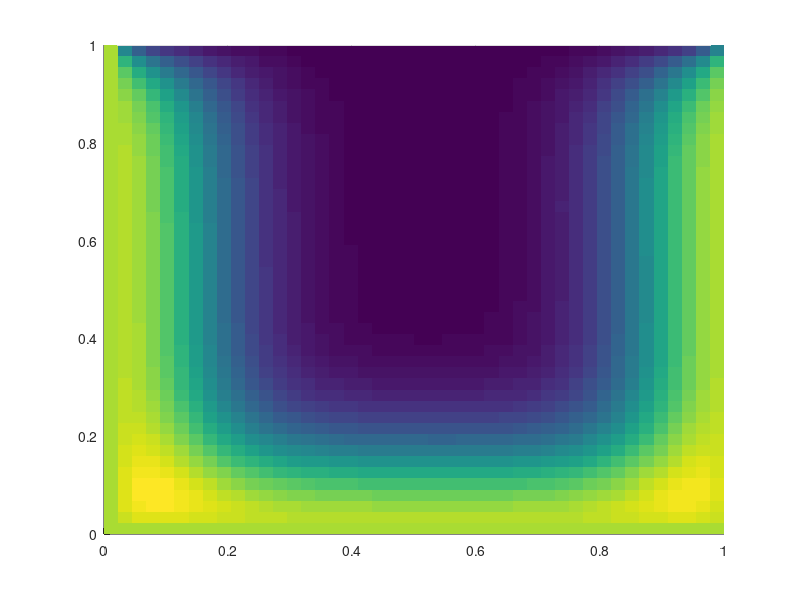

Source code (MATLAB):
%test_problem_3.m written 4-2-16 by JTN to run test problem 4 of Thackham
%2009 work -- simulate 2 D diffusion-convection problem with
%chemoattractant

%need to fix y=1 boundary.

%should work to simplify process of calculating velocity, location where
%positive and negative velocity occur... external functions?

%Simplify calculation of sensors... definitely should used external
%functions

clear all; clc

%initialization, parameters

n = 45;
dt = 1e-3;
x = linspace(0,1,n);
y = linspace(0,1,n);
[X,Y] = meshgrid(x,y);
dx = x(2) - x(1);
dy = y(2) - y(1);
t = 0:dt:1;
xn = length(x);
yn = length(y);
tn = length(t);

Dx = 1e-2;
Dy = 1e-2;
chix = 0.5;
chiy = 0.5;

l1 = 1e-3;
a0 = 1;
phi0 = 10;

Dx_c = Dx*dt/dx^2;
Dy_c = Dy*dt/dy^2;

Vx_c = chix*dt/dx;
Vy_c = chiy*dt/dy;

x0 = 0.5;
y0 = 0.5;

a = @(x,y) a0*exp(-(x-1/2).^2 - (y-1).^2);

%%%%%%       computing velocities %%%%%%%%%%%%%%%% 
%%%% should this section become its own function? A bit large. %%%%%%%

a_x = diff(a(X,Y),1,1); %x-diff
a_y = diff(a(X,Y),1,2); %y-diff

%compute velocity for interior points
ve = a_x(2:end,2:end-1); %v_w = a_i,j - a_i-1,j. Excluding y boundary points
vw = a_x(1:end-1,2:end-1); %v_e = a_i+1,j - a_i,j

vs =  a_y(2:end-1,1:end-1);%(v_s = a_i,j - a_i,j-1
vn =  a_y(2:end-1,2:end);%v_n = a_i,j+1 - a_i,j

vw = vw(:);
vn = vn(:);
vs = vs(:);
ve = ve(:);

%where are interior velocities positive / negative
Vx_pos_loc = mean([vw ve],2)>= 0;
Vx_neg_loc = mean([vw ve],2) < 0;

Vy_pos_loc = mean([vn vs],2)>= 0;
Vy_neg_loc = mean([vn vs],2) < 0;

%compute velocities at neg, pos points
vw_x_pos = Vx_c*vw(Vx_pos_loc);
ve_x_pos = Vx_c*ve(Vx_pos_loc);

vw_x_neg = Vx_c*vw(Vx_neg_loc);
ve_x_neg = Vx_c*ve(Vx_neg_loc);

vs_y_pos = Vy_c*vs(Vy_pos_loc);
vn_y_pos = Vy_c*vn(Vy_pos_loc);

vs_y_neg = Vy_c*vs(Vy_neg_loc);
vn_y_neg = Vy_c*vn(Vy_neg_loc);

%%%%%%%%%%%%%%%%%%%%%%%%%%%%%%%%%%%%%%%%%%%%%%%%%%%%%%%%%%%%%%%%%%%%%%

theta = 0.5;

%specify boundary nodes
xbd_0 = 1:yn;
xbd_1 = yn*(xn-1)+1:xn*yn;

xbd = union(xbd_0,xbd_1);

ybd_0 = 1:xn:yn*(xn-1)+1;
ybd_1 = yn:yn:xn*yn;

ybd = union(ybd_0,ybd_1);

bd = union(xbd,ybd);

%indices for r_s in computation.
y_ind_1 = 1:yn-2:(xn-2)*(yn-2);
y_ind_nm1 = yn-2:yn-2:(xn-2)*(yn-2);

%specify interior points
xy_int = 1:xn*yn;

xy_int(bd) = [];

%initial condition
IC = @(x,y) phi0*(x==0) + phi0*(x==1) + phi0*(y==0);


%boundary conditions

BC_x_0 = @(y,t) phi0*ones(length(y),1);
BC_x_1 = @(y,t) phi0*ones(length(y),1);
BC_y_0 = @(x,t) phi0*ones(length(x),1);
BC_y_1 = @(x,t) zeros(length(x),1);

%sigma for flux limiters
sigma = @(r) (r+abs(r))./(1+abs(r));

%initialize
u = zeros(yn*xn,tn);
u0 = IC(X,Y);
u0(u0==2*phi0) = phi0;
u(:,1) = u0(:);


%sparse matrix as a function for computation

A_pos = @(se,sw,D,ve,vw,ind,dn) sparse([ind ind ind],[ind-dn ind ind+dn],[(-D+-vw+vw.*sw/2); ...
    (2*D+ve-ve.*se/2-vw.*sw/2); (-D+ve.*se/2)],xn*yn,xn*yn);

A_neg = @(se,sw,D,ve,vw,ind,dn) sparse([ind ind ind],[ind-dn ind ind+dn],[(-D-vw.*sw/2); ...
    (2*D+ve.*se/2+vw.*sw/2-vw); (-D+ve-ve.*se/2)],xn*yn,xn*yn);


tic

for i = 2:tn
    
    
    %set BC
    u(xbd_0,i) = BC_x_0(y,t(i));
    u(xbd_1,i) = BC_x_1(y,t(i));
    
    u(ybd_0,i) = BC_y_0(x,t(i));
    u(ybd_1,i) = BC_y_1(x,t(i));
        

    %get Ax matrix by creating positive and negative components
    
    %will need to replace 1st col for Axp and last col for Axn to avoid
    %sampling off grid.
    %locate xy_int points for positive x vel
    xy_intp = xy_int(Vx_pos_loc); 
    %how many points in 1st column
    xy_intp_col1 = numel(find(xy_intp <= 2*yn-1));
    %locate xy_int points for negativ x vel
    xy_intn = xy_int(Vx_neg_loc);
    %how many are in last column
    xy_intn_coln = numel(find(xy_intn >= xn*(yn-2)+2));
        
    %construct Axp (positive matrix)
    r_ep = (u(xy_intp,i-1) - u(xy_intp-yn,i-1))./(u(xy_intp+yn,i-1) - u(xy_intp,i-1));    
    %for r_w, start at yn-1 to avoid sampling off the grid ... assign
    %value of -1 for first values (would be true for 0 Neumann BC)
    r_wp = (u(xy_intp(xy_intp_col1+1:end)-yn,i-1) - u(xy_intp(xy_intp_col1+1:end)-2*yn,i-1))./(u(xy_intp(xy_intp_col1+1:end),i-1) - u(xy_intp(xy_intp_col1+1:end)-yn,i-1));
    r_wp = [-1*ones(xy_intp_col1,1);r_wp];
    
    %replace nan, inf vals
    r_ep(isnan(r_ep)) = 1;
    r_wp(isnan(r_wp)) = 1;
    r_ep(isinf(r_ep)) = 100;
    r_wp(isinf(r_wp)) = 100;
    
    
    %compute A_posx
    Axp = A_pos(sigma(r_ep),sigma(r_wp),Dx_c,ve_x_pos,vw_x_pos,xy_intp,yn);
        

    if  isempty(xy_intn)
        
        %no danger of sampling off grid
        
        r_en = (u(xy_intn+yn,i-1) - u(xy_intn+2*yn,i-1))./(u(xy_intn,i-1) - u(xy_intn+yn,i-1));
        r_wn = (u(xy_intn,i-1) - u(xy_intn+yn,i-1))./(u(xy_intn-yn,i-1) - u(xy_intn,i-1));
 
    else
      
        %remove last x strip to avoid sampling off grid ... replace with -1
        r_en = (u(xy_intn(1:end-xy_intn_coln)+yn,i-1) - u(xy_intn(1:end-xy_intn_coln)+2*yn,i-1))./(u(xy_intn(1:end-xy_intn_coln),i-1) - u(xy_intn(1:end-xy_intn_coln)+yn,i-1));
        r_en = [r_en;-1*ones(xy_intn_coln,1)];
        r_wn = (u(xy_intn,i-1) - u(xy_intn+yn,i-1))./(u(xy_intn-yn,i-1) - u(xy_intn,i-1));


    end
    
    %fix NaN, inf vals
    r_en(isnan(r_en)) = 1;
    r_wn(isnan(r_wn)) = 1;
    r_en(isinf(r_en)) = 100;
    r_wn(isinf(r_wn)) = 100;
    
    
    %compute Axn
    Axn = A_neg(sigma(r_en),sigma(r_wn),Dx_c,ve_x_neg,vw_x_neg,xy_intn,yn);
    
    Ax = Axp + Axn;
            
    %get Ay matrix
    
    %locate xy_int points for positive x vel
    xy_intp = xy_int(Vy_pos_loc); 
    %how many points in 1st row
    xy_intp_row1 = find(mod(xy_intp,yn)==2); %values in row 2
    %locate xy_int points for negativ x vel
    xy_intn = xy_int(Vy_neg_loc);
    %how many are in last column
    xy_intn_rown = find(mod(xy_intn,yn)==yn-1);
       
        
    r_np = (u(xy_intp,i-1) - u(xy_intp-1,i-1))./(u(xy_intp+1,i-1) - u(xy_intp,i-1));    
    r_sp = (u(xy_intp-1,i-1) - u(xy_intp-2,i-1))./(u(xy_intp,i-1) - u(xy_intp-1,i-1));
    %for r_s, note that the row corresponding to y=deltay is sampling
    %incorrectly with the second upwind point -- set these sensors = -1
    %(would be true with 0 Neumann BC)
    r_sp(xy_intp_row1) = -1;

    %correct inf, NaN vals
    r_np(isnan(r_np)) = 1;
    r_sp(isnan(r_sp)) = 1;
    r_np(isinf(r_np)) = 100;
    r_sp(isinf(r_sp)) = 100;
    
    Ayp = A_pos(sigma(r_np),sigma(r_sp),Dy_c,vn_y_pos,vs_y_pos,xy_intp,1);
        
    
        
    r_nn = (u(xy_intn+1,i-1) - u(xy_intn+2,i-1))./(u(xy_intn,i-1) - u(xy_intn+1,i-1));
    %for r_n, note that the row corresponding to y=1-deltay is sampling
    %incorrectly with the second upwind point -- set these sensors = -1
    %(would be true with 0 Neumann BC)
    r_nn(xy_intn_rown) = -1;
    r_sn = (u(xy_intn,i-1) - u(xy_intn+1,i-1))./(u(xy_intn-1,i-1) - u(xy_intn,i-1));

    
    %correct inf, NaN vals
    r_nn(isnan(r_nn)) = 1;
    r_sn(isnan(r_sn)) = 1;
    r_nn(isinf(r_nn)) = 100;
    r_sn(isinf(r_sn)) = 100;
    
    
    Ayn = A_neg(sigma(r_nn),sigma(r_sn),Dy_c,vn_y_neg,vs_y_neg,xy_intn,1);
    
    %remember to incorporate proliferation
    Ay = Ayn + Ayp  - l1*sparse(xy_int,xy_int,1,xn*yn,xn*yn);
        

    [u(:,i),flag] = gmres((speye(xn*yn) + theta*(Ax + Ay)),(speye(xn*yn) - (1-theta)*(Ax + Ay))*u(:,i-1));
      
    
end

toc
% 
for i = 1:10:tn
        
    surf(x,y,reshape(u(:,i),yn,xn),'edgecolor','none')
    view(2)
    
    pause(.125)
    
end
